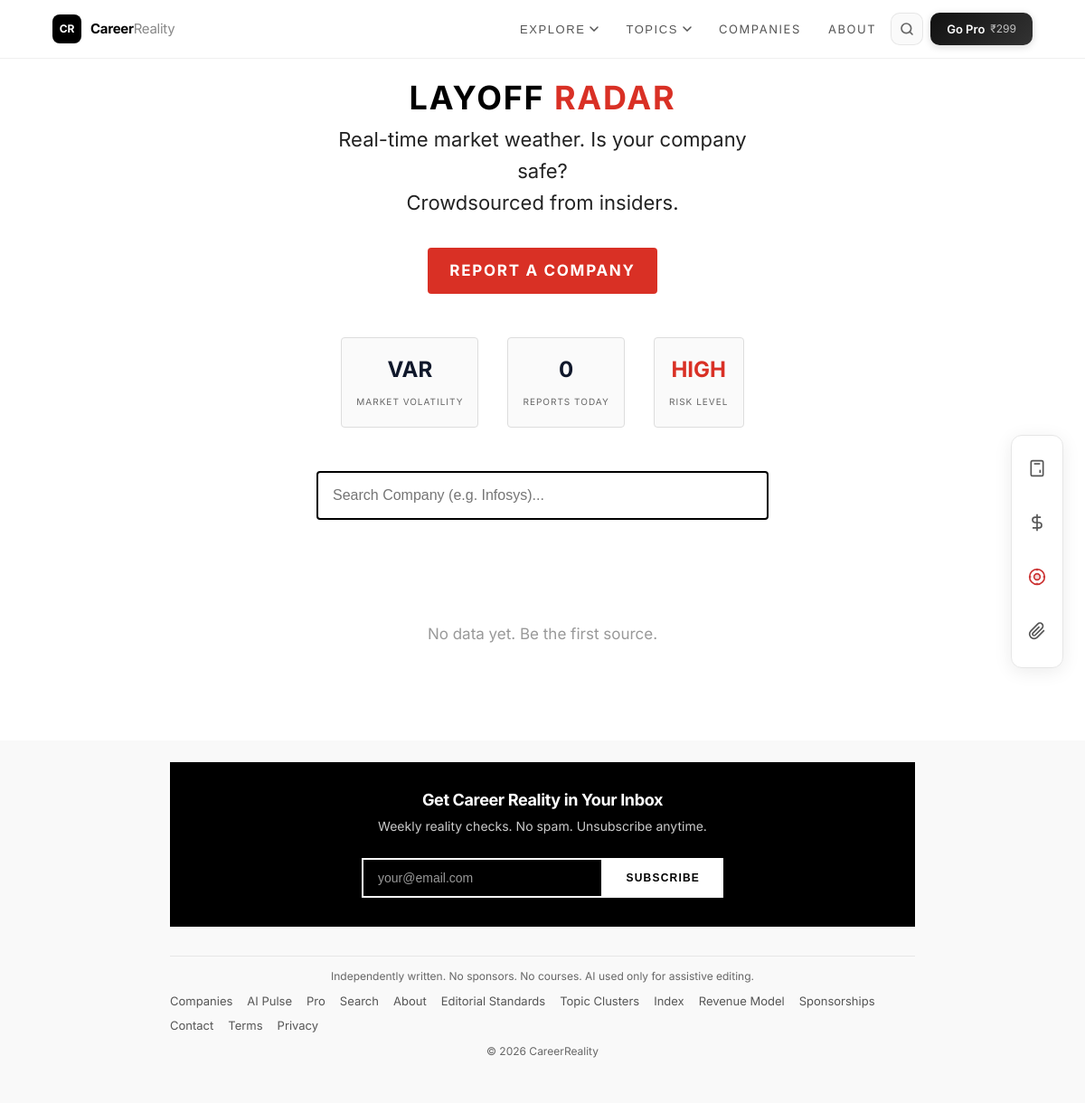
/layoff-radar/, run on an earlier commit of the app's database.
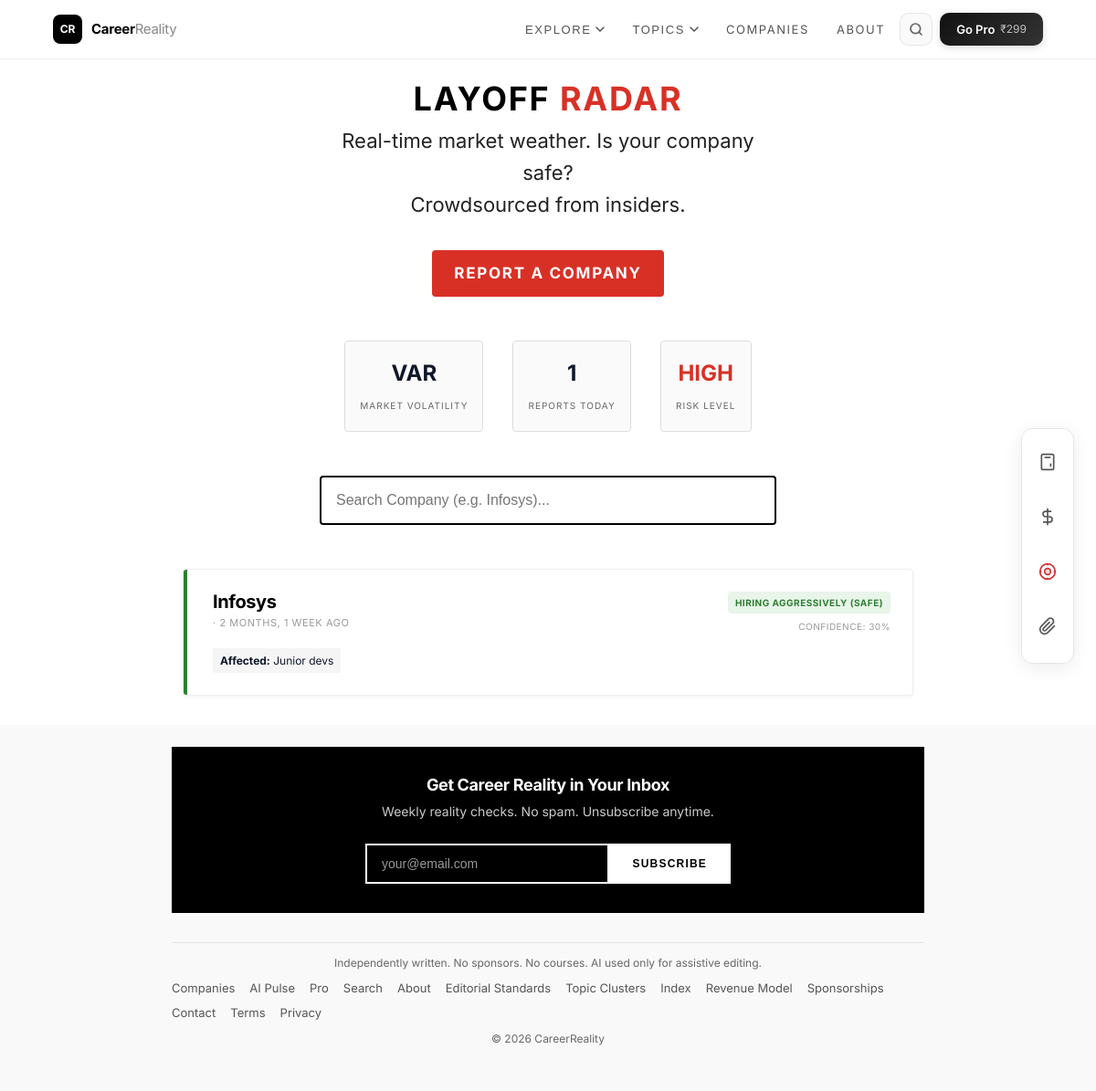
And on a later commit of the database.
### analyzer/models.py (models this page shows, shortened)
class LayoffReport(models.Model):
    STATUS_CHOICES = [
        ('hiring', 'Hiring Aggressively (Safe)'),
        ('freeze', 'Hiring Freeze'),
        ('rumor', 'Rumors of Layoffs'),
        ('layoff', 'Active Layoffs (Danger)'),
    ]
    company_name = models.CharField(max_length=100)
    status = models.CharField(max_length=20, choices=STATUS_CHOICES)
    role_affected = models.CharField(max_length=100, blank=True, help_text="e.g. Sales, Engineering")
    location = models.CharField(max_length=50, blank=True)
    details = models.TextField(blank=True, help_text="Context (optional)")
    is_verified = models.BooleanField(default=False)
    created_at = models.DateTimeField(auto_now_add=True, db_index=True)
    class Meta:
        ordering = ['-created_at']

### analyzer/views.py (the view)
# urls.py: path('layoff-radar/', analyzer_views.layoff_radar, name='layoff_radar'),
def layoff_radar(request):
    recent_reports = list(
        models.LayoffReport.objects.only(
            'company_name', 'status', 'role_affected', 'location', 'details', 'created_at'
        ).order_by('-created_at')[:50]
    )
    from django.utils import timezone
    now = timezone.now()
    for report in recent_reports:
        score = 30
        if report.details:
            score += 20
        if report.status in ['freeze', 'rumor', 'layoff']:
            score += 10
        age_days = (now - report.created_at).days
        if age_days <= 7:
            score += 40
        elif age_days <= 30:
            score += 20
        report.confidence_score = min(score, 100)
    title = "Indian Tech Layoff Radar (2026)"
    description = "Crowdsourced layoff alerts and hiring freeze updates for Indian IT. Check if your company is safe and report anonymously."
    return render(request, 'analyzer/layoff_radar.html', {
        'reports': recent_reports,
        'meta_robots': 'noindex, follow',
        'og_title': title,
        'og_description': description,
        'twitter_title': title,
        'twitter_description': description,
    })

### templates/analyzer/layoff_radar.html (shortened to what this page needs)
{% extends 'base.html' %}
{% block content %}
<section class="container-medium" style="margin-top: var(--space-lg); margin-bottom: var(--space-xl);">
    <div class="az-radar-hero">
        <h1 class="az-radar-title">Layoff <span>Radar</span></h1>
        <p class="hero-subtitle" style="max-width: 500px; margin: 0 auto;">
            Real-time market weather. Is your company safe?
            <br>Crowdsourced from insiders.
        </p>
        <a href="{% url 'report_layoff' %}" class="az-radar-btn">Report a Company</a>
    </div>
    <div class="az-stats-bar">
        <div class="stat-card">
            <span class="stat-value">VAR</span>
            <span class="stat-label">Market Volatility</span>
        </div>
        <div class="stat-card">
            <span class="stat-value">{{ reports|length }}</span>
            <span class="stat-label">Reports Today</span>
        </div>
        <div class="stat-card">
            <span class="stat-value" style="color: #d93025;">HIGH</span>
            <span class="stat-label">Risk Level</span>
        </div>
    </div>
    <div class="az-search-box">
        <input type="text" id="companySearch" placeholder="Search Company (e.g. Infosys)..." onkeyup="filterCompanies()"
            class="az-search-input">
    </div>
    <div class="radar-feed" id="radarList">
        {% for report in reports %}
        <div class="radar-card" data-company="{{ report.company_name|lower }}">
            <div
                class="radar-status-bar {% if report.status == 'hiring' %}status-safe{% elif report.status == 'freeze' %}status-warn{% else %}status-danger{% endif %}">
            </div>
            <div class="radar-content">
                <div class="radar-card-head">
                    <div>
                        <h3 class="company-name">{{ report.company_name }}</h3>
                        <div class="meta-info">
                            {{ report.location }} &middot; {{ report.created_at|timesince }} ago
                        </div>
                    </div>
                    <div class="radar-card-right">
                        <span
                            class="status-badge {% if report.status == 'hiring' %}badge-safe{% elif report.status == 'freeze' %}badge-warn{% else %}badge-danger{% endif %}">
                            {{ report.get_status_display }}
                        </span>
                        <span class="confidence-label">
                            Confidence: {{ report.confidence_score }}%
                        </span>
                    </div>
                </div>
                {% if report.role_affected %}
                <div class="role-tag">
                    <strong>Affected:</strong> {{ report.role_affected }}
                </div>
                {% endif %}
            </div>
        </div>
        {% empty %}
        <div class="radar-empty">
            <p>No data yet. Be the first source.</p>
        </div>
        {% endfor %}
    </div>
</section>
{% endblock %}

What changed in the data, as far as the page shows it:
added LayoffReport: company_name "Infosys", created_at "2 MONTHS, 1 WEEK", status "HIRING AGGRESSIVELY (SAFE)", confidence_score "30", role_affected "Junior devs"
Also different on the page:
{{ reports|length }}: "0" → "1"
text no longer shown: "No data yet. Be the first source."
